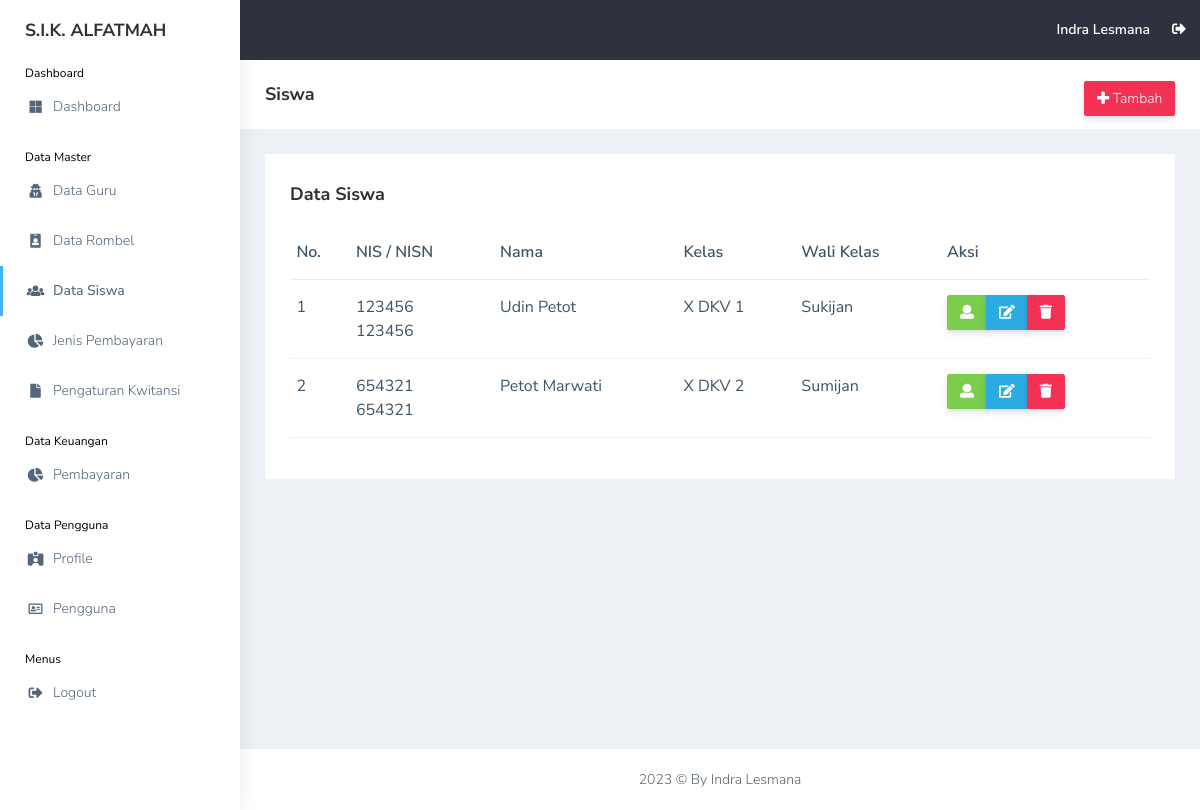
Page /view_master/siswa.php (signed in) on the earlier database version.
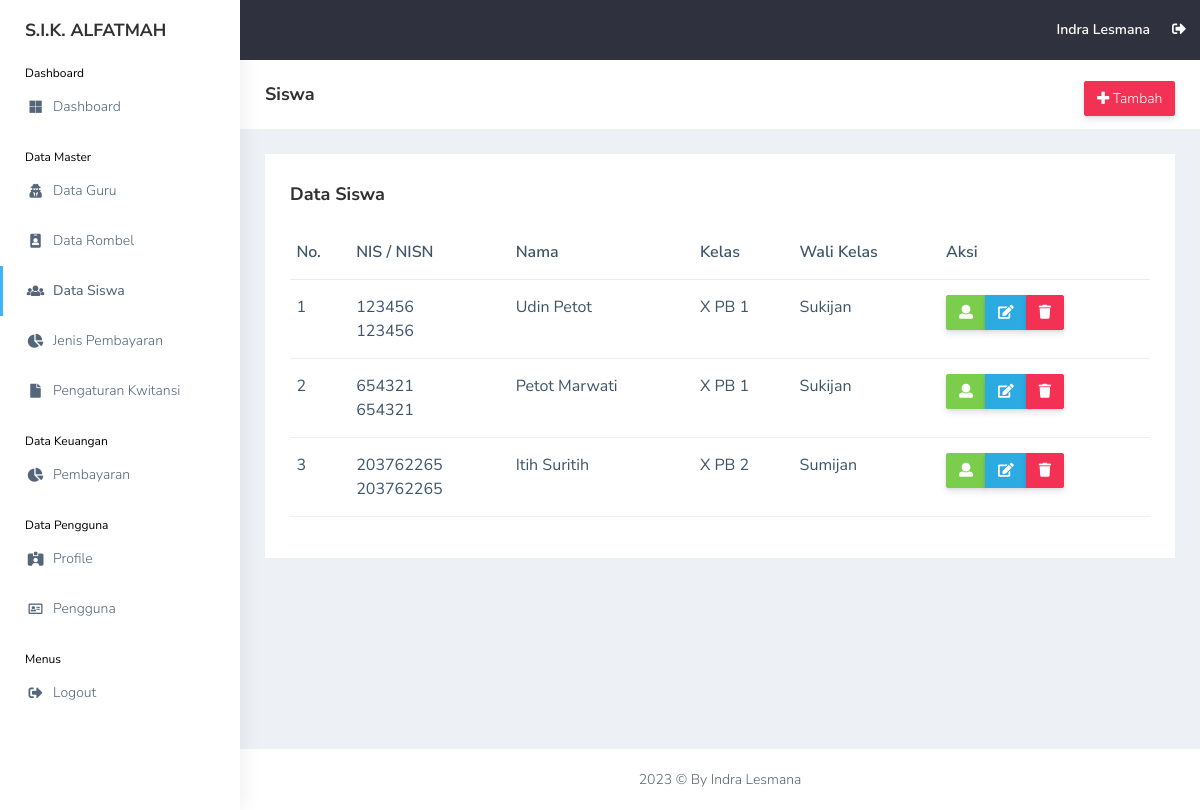
Same page on the later database version.
### tables this page shows
CREATE TABLE `siswa` (
  `id_siswa` int(11) NOT NULL,
  `nis` int(11) NOT NULL,
  `nisn` int(11) NOT NULL,
  `nama_siswa` varchar(255) NOT NULL,
  `id_rombel` int(11) NOT NULL,
  `jk` varchar(20) NOT NULL,
  `alamat` text NOT NULL,
  `phone` varchar(20) NOT NULL,
  `username` varchar(255) NOT NULL,
  `password` varchar(255) NOT NULL,
  `gambar` varchar(255) NOT NULL,
  `date_created` date NOT NULL,
  `is_active` int(11) NOT NULL
);

CREATE TABLE `rombel` (
  `id_rombel` int(11) NOT NULL,
  `rombel` varchar(255) NOT NULL,
  `id_guru` int(11) NOT NULL
);

CREATE TABLE `guru` (
  `id_guru` int(11) NOT NULL,
  `nama_guru` varchar(255) NOT NULL,
  `mapel` varchar(255) NOT NULL,
  `date_created` date NOT NULL,
  `is_active` int(11) NOT NULL
);

### functions.php (called while the page is built, shortened)
<?php
$conn = mysqli_connect("localhost", "root", "", "db_sika");
function query($query)
{
    global $conn;
    $result = mysqli_query($conn, $query);
    $rows = [];
    while ($row = mysqli_fetch_assoc($result)) {
        $rows[] = $row;
    }
    return $rows;
}

### view_master/siswa.php (the view, shortened to what this page needs)
<?php
include "../templates/header.php";
$siswa = query(
    "SELECT * FROM siswa
    INNER JOIN rombel ON rombel.id_rombel = siswa.id_rombel
    INNER JOIN guru ON guru.id_guru = rombel.id_guru"
);
?>
<div class="page-breadcrumb bg-white">
    <div class="row align-items-center">
        <div class="col-lg-3 col-md-4 col-sm-4 col-xs-12">
            <h4 class="page-title">Siswa</h4>
        </div>
        <div class="col-lg-9 col-sm-8 col-md-8 col-xs-12">
            <div class="d-md-flex">
                <ol class="breadcrumb ms-auto">
                    <li><a href="siswa_add.php"
                            class="btn btn-danger  d-none d-md-block pull-right ms-3 hidden-xs hidden-sm waves-effect waves-light text-white"><i
                                class="fas fa-plus"></i> Tambah</a>
                    </li>
                </ol>
            </div>
        </div>
    </div>
</div>
<div class="container-fluid">
    <div class="row">
        <div class="col-md-12 col-lg-12 col-sm-12">
            <div class="white-box">
                <div class="d-md-flex mb-3">
                    <h3 class="box-title mb-0">Data Siswa</h3>
                </div>
                <div class="table-responsive">
                    <table class="table no-wrap">
                        <thead>
                            <tr>
                                <th class="border-top-0">No.</th>
                                <th class="border-top-0">NIS / NISN</th>
                                <th class="border-top-0">Nama</th>
                                <th class="border-top-0">Kelas</th>
                                <th class="border-top-0">Wali Kelas</th>
                                <th class="border-top-0">Aksi</th>
                            </tr>
                        </thead>
                        <tbody>
                            <?php $i = 1; ?>
                            <?php foreach ($siswa as $s): ?>
                                <tr>
                                    <td>
                                        <?= $i; ?>
                                    </td>
                                    <td class="txt-oflo">
                                        <?= $s["nis"]; ?> <br>
                                        <?= $s["nisn"]; ?>
                                    </td>
                                    <td>
                                        <?= $s["nama_siswa"]; ?>
                                    </td>
                                    <td>
                                        <?= $s["rombel"]; ?>
                                    </td>
                                    <td class="txt-oflo">
                                        <?= $s["nama_guru"]; ?>
                                    </td>
                                    <td>
                                        <div class="btn-group btn-group-toggle" data-toggle="buttons">
                                            <a href="siswa_detail.php?id_siswa=<?= $s["id_siswa"] ?>"
                                                class="btn btn-success text-white"><i class="fas fa-user"></i></a>
                                            <a href="siswa_edit.php?id_siswa=<?= $s["id_siswa"] ?>"
                                                class="btn btn-info text-white"><i class="fas fa-edit"></i></a>
                                            <a href="siswa_delete.php?id_siswa=<?= $s["id_siswa"] ?>"
                                                class="btn btn-danger text-white"
                                                onclick="return confirm('Yakin ingin menghapus <?= $s['nama_siswa']; ?>?');"><i
                                                    class="fas fa-trash"></i></a>
                                        </div>
                                    </td>
                                </tr>
                                <?php $i++; ?>
                            <?php endforeach; ?>
                        </tbody>
                    </table>
                </div>
            </div>
        </div>
    </div>
</div>
<?php
include "../templates/footer.php";
?>

Differences in the rows shown:
changed through a linked row, siswa "Udin Petot": id_rombel.rombel "X DKV 1" → "X PB 1"
changed siswa "Petot Marwati": id_rombel.rombel "X DKV 2" → "X PB 1"; guru.nama_guru "Sumijan" → "Sukijan"
added siswa: nis "203762265", nisn "203762265", nama_siswa "Itih Suritih", id_rombel.rombel "X PB 2", guru.nama_guru "Sumijan"
